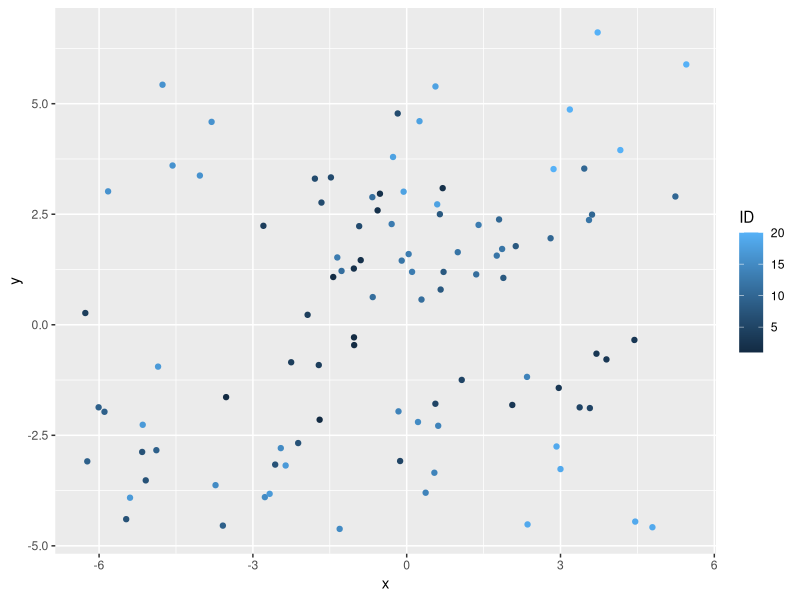

The R source for this figure:
################################################################################
# PRETTY COLORING BASED ON FURTHEST POINT SAMPLING
################################################################################

# SETUP ========================================================================

# load packages
library(colorspace)
library(data.table)
library(RANN)

# HELPERS ======================================================================

get_pal <- function(name = "rainbow") {
  # modified from coolors.co
  all_pal <- list(
    "vibrant_summer" = c("#ff595e","#ff924c","#ffca3a","#c5ca30","#8ac926","#52a675","#1982c4","#4267ac","#6a4c93"), # red to green to blue to purple
    "sky" = c("#f2c13a","#ef7239","#f23184","#955ae8","#5c96f5"),
    "sea" = c("#d9ed92","#99d98c","#52b69a","#168aad","#1e6091","#154366","#0C304C"),
    "cozy" = c("#41764c","#a7c957","#eadbb3","#d68b8b","#bc4749"),
    "fairy" = c("#cd92ef","#ffadcb","#fed2e2","#b1e2fc","#9bc1ff"),
    "winter" = c("#007DA3","#00afb9","#fdfcdc","#fdca9b","#ee6258"),
    "rainbow" = c("#f52e2e","#f5982e","#f5d42e","#dcf636","#acf636","#36f6a6","#36e9f6","#3d90ee","#7336f6","#c236f6"),
    "pastel" = c("#fcf7b7","#fed9bb","#ffbfc3","#f7aae7","#c4a6f5","#90bbf8","#7cd9f8","#7beff9","#85f9e0","#a4fdac"),
    "candy" = c("#9137ff","#ff5ce4","#ff4545","#fee440","#00bbf9","#00f5bc"),
    "boring" = c("#DEE2E6", "#191C1F")
  )
  return(all_pal[[name]])
}

dummy_input <- function(n = 20) {
  out <- c()
  for (i in 1:n) {
    curr <- data.table::data.table(
      "ID" = i,
      "x" = runif(1, min=-5, max=+5) + rnorm(5),
      "y" = runif(1, min=-5, max=+5) + rnorm(5),
      "z" = rnorm(5))
    out <- rbind(out, curr)
  }
  return(out)
}

distances <- function(mat, cols) {
  return(NA)
}

# FUNCTIONS ====================================================================

# dummy inputs
df = dummy_input()
col = "vibrant_summer"
ncol = 10
n_neighbors = 8

# check inputs

# assign color palette
if (length(col) < ncol) {
  pal <- colorRampPalette(get_pal(col))
  pal <- pal(ncol)
} else {
  pal <- sample(get_pal(col), ncol)
}

# prepare output data
out <- c()

# calculate ID centers
centers <- df[, .(x = mean(x), y = mean(y), z = mean(z)), by = ID]

# create lookup -> color ID, color RGB, color LAB
color_RGB = colorspace::hex2RGB(pal)
color_LAB = as(colorspace::hex2RGB(pal), "LAB")

lookup <- data.table::data.table(
  "ID" = 1:ncol,
  "color_ID" = pal,
  "color_RGB" = split(color_RGB@coords, seq(nrow(color_RGB@coords))),
  "color_LAB" = split(color_LAB@coords, seq(nrow(color_LAB@coords)))
)

# calculate LAB color distances (matrix)
lab_matrix <- do.call(rbind, lookup$color_LAB)
color_distances <- as.matrix(dist(lab_matrix))

# calculate spatial distances (graphs)
# -> kdtrees?
kdtree <- RANN::nn2(centers[, .(x, y, z)], k = n_neighbors)

# get mean distance of n nearest neighbours per instance
mean_distances <- rowMeans(kdtree$nn.dists)

# sort IDs depending on average distance to neighbours
sorted_ids <- centers[order(-mean_distances), ID]

# assign first instance ID a random color


# loop through all IDs

  # neighbours have no color -> random color

  # neighbours have color
    
    # check if all colors have been used

    # yes:

    # new, most different color from neighbours

    # no:

      # for each color not yet assigned to a neighbour

        # calculate total color distance

    # get most different color (largest distance)

  # assign ID the color

  # assign RGB color to points

# return results

# EXECUTION ====================================================================

# create dummy data
df <- dummy_input()

# check data
ggplot2::ggplot(df) +
  ggplot2::geom_point(ggplot2::aes(x=x, y=y, col = ID))

# add color values

# show results

# ==============================================================================
